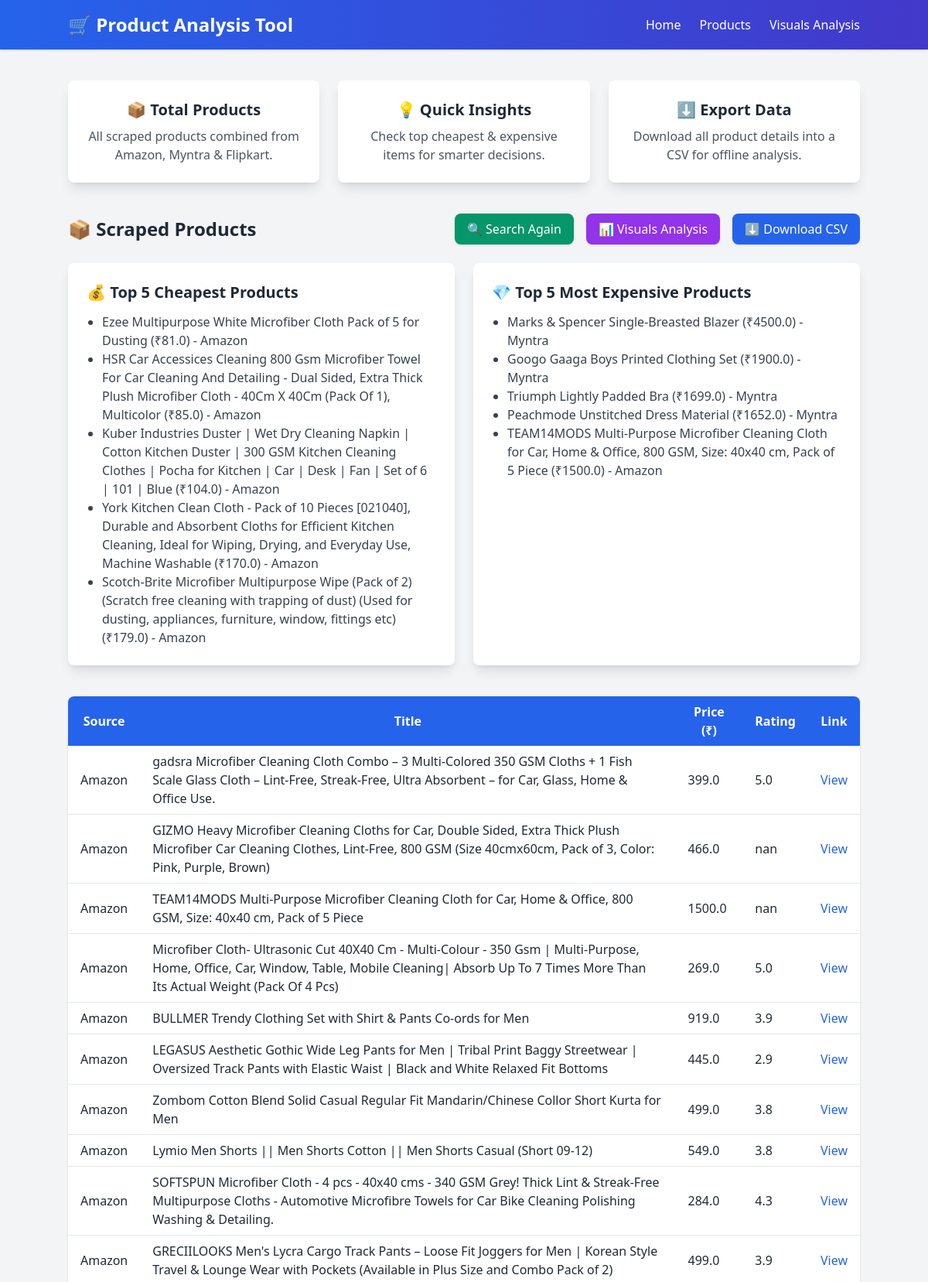
Page /products (upper part) on the committed database.
### tables this page shows
CREATE TABLE "products" (
"Source" TEXT,
  "Title" TEXT,
  "Price" REAL,
  "Rating" REAL,
  "Link" TEXT
);

### app.py (the view)
@app.route("/products")
def products():
    conn = sqlite3.connect(DB_NAME)
    df = pd.read_sql(f"SELECT * FROM {TABLE_NAME}", conn)
    conn.close()
    df["Price"] = pd.to_numeric(df["Price"], errors="coerce")
    df = df.dropna(subset=["Price"])
    cheapest = df.nsmallest(5, "Price").to_dict(orient="records")
    expensive = df.nlargest(5, "Price").to_dict(orient="records")
    return render_template("products.html",
                           tables=df.to_dict(orient="records"),
                           cheapest=cheapest,
                           expensive=expensive)

### templates/products.html (shortened to what this page needs)
<!DOCTYPE html>
<html>
<head>
  <script src="https://cdn.tailwindcss.com"></script>
</head>
<body class="bg-gray-100 text-gray-800 min-h-screen flex flex-col justify-between">
  <nav class="bg-gradient-to-r from-blue-600 to-indigo-700 p-4 text-white shadow">
    <div class="container mx-auto flex justify-between items-center">
      <h1 class="font-bold text-2xl">🛒 Product Analysis Tool</h1>
      <div class="flex gap-6">
        <a href="/" class="hover:underline">Home</a>
        <a href="/products" class="hover:underline">Products</a>
        <a href="/visuals" class="hover:underline">Visuals Analysis</a>
      </div>
    </div>
  </nav>
  <main class="container mx-auto mt-10 flex-1">
    <div class="grid grid-cols-1 md:grid-cols-3 gap-6 mb-10">
      <div class="bg-white shadow-lg p-6 rounded-lg text-center hover:shadow-2xl transition">
        <h3 class="text-xl font-bold mb-2">📦 Total Products</h3>
        <p class="text-gray-600">All scraped products combined from Amazon, Myntra & Flipkart.</p>
      </div>
      <div class="bg-white shadow-lg p-6 rounded-lg text-center hover:shadow-2xl transition">
        <h3 class="text-xl font-bold mb-2">💡 Quick Insights</h3>
        <p class="text-gray-600">Check top cheapest & expensive items for smarter decisions.</p>
      </div>
      <div class="bg-white shadow-lg p-6 rounded-lg text-center hover:shadow-2xl transition">
        <h3 class="text-xl font-bold mb-2">⬇️ Export Data</h3>
        <p class="text-gray-600">Download all product details into a CSV for offline analysis.</p>
      </div>
    </div>
    <div class="flex flex-wrap justify-between items-center mb-6 gap-4">
      <h2 class="text-2xl font-semibold">📦 Scraped Products</h2>
      <div class="flex gap-4">
        <a href="/" class="bg-emerald-600 hover:bg-emerald-800 text-white px-4 py-2 rounded-lg shadow">🔍 Search Again</a>
        <a href="/visuals" class="bg-purple-600 hover:bg-purple-800 text-white px-4 py-2 rounded-lg shadow">📊 Visuals Analysis</a>
        <a href="/download_csv" class="bg-blue-600 hover:bg-blue-800 text-white px-4 py-2 rounded-lg shadow">⬇️ Download CSV</a>
      </div>
    </div>
    <div class="grid grid-cols-1 md:grid-cols-2 gap-6 mb-10">
      <div class="bg-white shadow-lg p-6 rounded-lg">
        <h3 class="text-xl font-bold mb-3">💰 Top 5 Cheapest Products</h3>
        <ul class="list-disc pl-5 text-gray-700">
          {% for row in cheapest %}
            <li>{{ row.Title }} (₹{{ row.Price }}) - {{ row.Source }}</li>
          {% endfor %}
        </ul>
      </div>
      <div class="bg-white shadow-lg p-6 rounded-lg">
        <h3 class="text-xl font-bold mb-3">💎 Top 5 Most Expensive Products</h3>
        <ul class="list-disc pl-5 text-gray-700">
          {% for row in expensive %}
            <li>{{ row.Title }} (₹{{ row.Price }}) - {{ row.Source }}</li>
          {% endfor %}
        </ul>
      </div>
    </div>
    <div class="overflow-x-auto bg-white shadow rounded-lg">
      <table class="table-auto w-full border-collapse">
        <thead class="bg-blue-600 text-white">
          <tr>
            <th class="px-4 py-2">Source</th>
            <th class="px-4 py-2">Title</th>
            <th class="px-4 py-2">Price (₹)</th>
            <th class="px-4 py-2">Rating</th>
            <th class="px-4 py-2">Link</th>
          </tr>
        </thead>
        <tbody>
          {% for row in tables %}
          <tr class="border-b hover:bg-gray-100">
            <td class="px-4 py-2">{{ row.Source }}</td>
            <td class="px-4 py-2">{{ row.Title }}</td>
            <td class="px-4 py-2">{{ row.Price }}</td>
            <td class="px-4 py-2">{{ row.Rating if row.Rating else 'N/A' }}</td>
            <td class="px-4 py-2">
              <a href="{{ row.Link }}" target="_blank" class="text-blue-600 hover:underline">View</a>
            </td>
          </tr>
          {% endfor %}
        </tbody>
      </table>
    </div>
  </main>
</body>
</html>

### rows in the picture
products: Title "Ezee Multipurpose White Microfiber Cloth Pack of 5 for Dusting", Price "81.0", Source "Amazon"
products: Title "HSR Car Accessices Cleaning 800 Gsm Microfiber Towel For Car Cleaning And Detailing - Dual Sided, Extra Thick Plush Microfiber Cloth - 40Cm X 40Cm (Pack Of 1), Multicolor", Price "85.0", Source "Amazon"
products: Title "Kuber Industries Duster | Wet Dry Cleaning Napkin | Cotton Kitchen Duster | 300 GSM Kitchen Cleaning Clothes | Pocha for Kitchen | Car | Desk | Fan | Set of 6 | 101 | Blue", Price "104.0", Source "Amazon"
products: Title "York Kitchen Clean Cloth - Pack of 10 Pieces [021040], Durable and Absorbent Cloths for Efficient Kitchen Cleaning, Ideal for Wiping, Drying, and Everyday Use, Machine Washable", Price "170.0", Source "Amazon"
products: Title "Scotch-Brite Microfiber Multipurpose Wipe (Pack of 2) (Scratch free cleaning with trapping of dust) (Used for dusting, appliances, furniture, window, fittings etc)", Price "179.0", Source "Amazon"
products: Title "Marks & Spencer Single-Breasted Blazer", Price "4500.0", Source "Myntra"
products: Title "Googo Gaaga Boys Printed Clothing Set", Price "1900.0", Source "Myntra"
products: Title "Triumph Lightly Padded Bra", Price "1699.0", Source "Myntra"
products: Title "Peachmode Unstitched Dress Material", Price "1652.0", Source "Myntra"
products: Title "TEAM14MODS Multi-Purpose Microfiber Cleaning Cloth for Car, Home & Office, 800 GSM, Size: 40x40 cm, Pack of 5 Piece", Price "1500.0", Source "Amazon", Rating "nan"
products: Source "Amazon", Title "gadsra Microfiber Cleaning Cloth Combo – 3 Multi-Colored 350 GSM Cloths + 1 Fish Scale Glass Cloth – Lint-Free, Streak-Free, Ultra Absorbent – for Car, Glass, Home & Office Use.", Price "399.0", Rating "5.0"
products: Source "Amazon", Title "GIZMO Heavy Microfiber Cleaning Cloths for Car, Double Sided, Extra Thick Plush Microfiber Car Cleaning Clothes, Lint-Free, 800 GSM (Size 40cmx60cm, Pack of 3, Color: Pink, Purple, Brown)", Price "466.0", Rating "nan"
products: Source "Amazon", Title "Microfiber Cloth- Ultrasonic Cut 40X40 Cm - Multi-Colour - 350 Gsm | Multi-Purpose, Home, Office, Car, Window, Table, Mobile Cleaning| Absorb Up To 7 Times More Than Its Actual Weight (Pack Of 4 Pcs)", Price "269.0", Rating "5.0"
products: Source "Amazon", Title "BULLMER Trendy Clothing Set with Shirt & Pants Co-ords for Men", Price "919.0", Rating "3.9"
products: Source "Amazon", Title "LEGASUS Aesthetic Gothic Wide Leg Pants for Men | Tribal Print Baggy Streetwear | Oversized Track Pants with Elastic Waist | Black and White Relaxed Fit Bottoms", Price "445.0", Rating "2.9"
products: Source "Amazon", Title "Zombom Cotton Blend Solid Casual Regular Fit Mandarin/Chinese Collor Short Kurta for Men", Price "499.0", Rating "3.8"
products: Source "Amazon", Title "Lymio Men Shorts || Men Shorts Cotton || Men Shorts Casual (Short 09-12)", Price "549.0", Rating "3.8"
products: Source "Amazon", Title "SOFTSPUN Microfiber Cloth - 4 pcs - 40x40 cms - 340 GSM Grey! Thick Lint & Streak-Free Multipurpose Cloths - Automotive Microfibre Towels for Car Bike Cleaning Polishing Washing & Detailing.", Price "284.0", Rating "4.3"
products: Source "Amazon", Title "GRECIILOOKS Men's Lycra Cargo Track Pants – Loose Fit Joggers for Men | Korean Style Travel & Lounge Wear with Pockets (Available in Plus Size and Combo Pack of 2)", Price "499.0", Rating "3.9"
